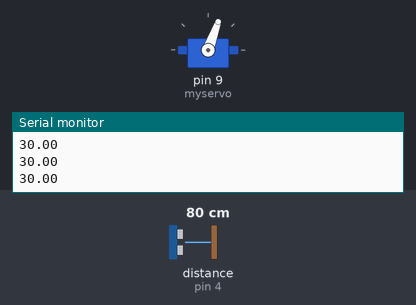
Recording of a sketch running on a simulated Arduino Uno, built with avr-gcc and run on an emulated ATmega328P. Parts: servo, the last lines printed to the serial monitor. Inputs (shaded band) come from the test bench; at power-on: distance to the obstacle (sensor on pin 4) 80 cm. The echo pulse lasts 58.3 µs per cm.

Above: at 1.2 s.
1.3 s: distance to the obstacle (sensor on pin 4) set to 27 cm
At 1.61 s:
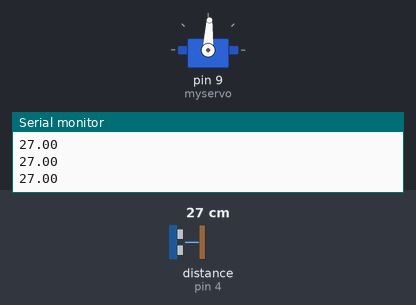
4.3 s: distance to the obstacle (sensor on pin 4) set to 2 cm
5.8 s: distance to the obstacle (sensor on pin 4) set to 9 cm
At 7.1 s:
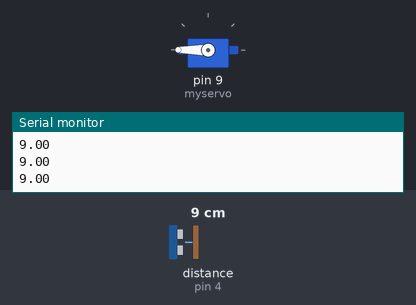
7.4 s: distance to the obstacle (sensor on pin 4) set to 18 cm
At 8.0 s:
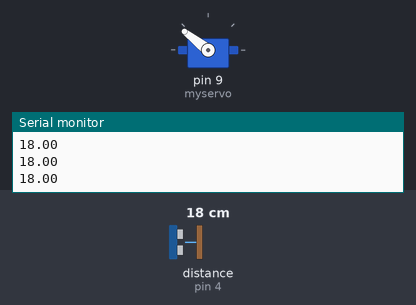
9.0 s: distance to the obstacle (sensor on pin 4) set to 23 cm
At 10.67 s:
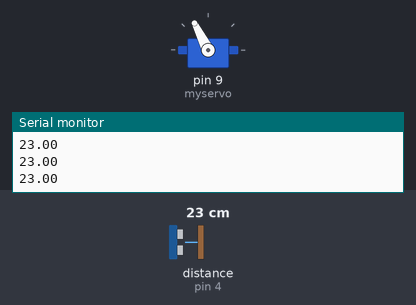
12.0 s: distance to the obstacle (sensor on pin 4) set to 4 cm
Timing chart, 0 to 14.5 s (numbered marks = the images above; inputs shaded):
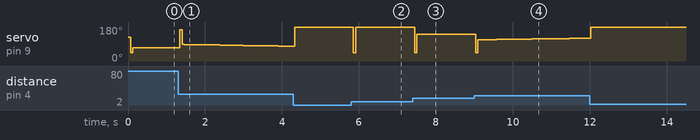

The sketch:

PID-Ball-Beam.ino
```cpp
#include <Servo.h>
#include <Ultrasonic.h>


///////////////////////Inputs/outputs///////////////////////
//const int TrigPin = 3;
//const int EchoPin = 4;
Ultrasonic ultrasonic(3, 4);
Servo myservo;  // create servo object to control a servo, later attatched to D9
///////////////////////////////////////////////////////


////////////////////////Variables///////////////////////
int Read = 0;
float distance = 0.0;
float elapsedTime, ntime, timePrev;        //Variables for time control
float distance_previous_error, distance_error;
int period = 60;  //Refresh rate period of the loop is 50ms
///////////////////////////////////////////////////////


///////////////////PID constants///////////////////////
float kp=12; //Mine was 8
float ki=0.2; //Mine was 0.2
float kd=3100; //Mine was 3100
float distance_setpoint = 25;           //Should be the distance from sensor to the middle of the bar in mm
float PID_p, PID_i, PID_d, PID_total;
///////////////////////////////////////////////////////


void setup() {
  //analogReference(EXTERNAL);
  Serial.begin(9600);
  myservo.attach(9);  // attaches the servo on pin 9 to the servo object
  myservo.write(125); //Put the servco at angle 125, so the balance is in the middle
//  pinMode(TrigPin, OUTPUT);
//  pinMode(EchoPin, INPUT);
  ntime = millis();
}

void loop() {
  if (millis() > ntime+period)
  {
    ntime = millis();
    distance = ultrasonic.read();
    if (distance > 30 )
    {
      distance = 30;
    }
    distance_error = distance_setpoint - distance;
    PID_p = kp * distance_error;
    float dist_diference = distance_error - distance_previous_error;
    PID_d = kd*((distance_error - distance_previous_error)/period);

    if(-3 < distance_error && distance_error < 3)
    {
      PID_i = PID_i + (ki * distance_error);
    }
    else
    {
      PID_i = 0;
    }

    PID_total = PID_p + PID_i + PID_d;
    PID_total = map(PID_total, -150, 150, 0, 150);

    if(PID_total < 20)
    {PID_total = 20;}
    if(PID_total > 160)
    {PID_total = 160; }

    myservo.write(PID_total+25);
    distance_previous_error = distance_error;
    Serial.println(distance);
  }
}


//
//float readPosition() {
//  delay(50);
//long duration, cm;
//unsigned long now = millis();
//  //pinMode(TrigPin, OUTPUT);
//  digitalWrite(TrigPin, LOW);
//  delayMicroseconds(2);
//  digitalWrite(TrigPin, HIGH);
//  delayMicroseconds(10);
//  digitalWrite(TrigPin, LOW);
//
//
//  //pinMode(EchoPin, INPUT);
//  duration = pulseIn(EchoPin, HIGH);
//
//  cm = duration/(29*2);
//
//
// if(cm >= 30)     // 30 cm is the maximum position for the ball
//  {cm=30;}
//
//  //cm=30-cm;
// /* if (cm <7 ) {cm=6; Serial.println("Mazen");}*/
//  Serial.println(cm);
//
//  return cm;
//}
```

Measured:
- after the input at 5.8 s, servo on pin 9 (myservo): 180° → 45° after 0.06 s, → 180° 0.06 s later
- after the input at 7.4 s, servo on pin 9 (myservo): 180° → 45° after 0.05 s, → 142° 0.06 s later
